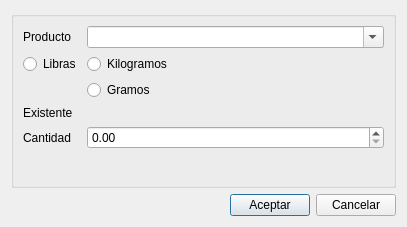
<?xml version="1.0" encoding="UTF-8"?>
<ui version="4.0">
 <class>form_mover</class>
 <widget class="QDialog" name="form_mover">
  <property name="geometry">
   <rect>
    <x>0</x>
    <y>0</y>
    <width>407</width>
    <height>227</height>
   </rect>
  </property>
  <property name="windowTitle">
   <string>Dialog</string>
  </property>
  <layout class="QGridLayout" name="gridLayout">
   <item row="0" column="0">
    <layout class="QVBoxLayout" name="verticalLayout">
     <item>
      <widget class="QGroupBox" name="groupBox">
       <property name="title">
        <string/>
       </property>
       <layout class="QFormLayout" name="formLayout">
        <item row="0" column="0">
         <widget class="QLabel" name="label">
          <property name="text">
           <string>Producto</string>
          </property>
         </widget>
        </item>
        <item row="0" column="1">
         <widget class="QComboBox" name="cb_product">
          <property name="editable">
           <bool>true</bool>
          </property>
         </widget>
        </item>
        <item row="6" column="0">
         <widget class="QLabel" name="label_3">
          <property name="text">
           <string>Cantidad</string>
          </property>
         </widget>
        </item>
        <item row="6" column="1">
         <widget class="QDoubleSpinBox" name="sb_cantidad">
          <property name="maximum">
           <double>1000000000.990000009536743</double>
          </property>
         </widget>
        </item>
        <item row="3" column="1">
         <widget class="QRadioButton" name="rb_gramos">
          <property name="text">
           <string>Gramos</string>
          </property>
         </widget>
        </item>
        <item row="5" column="0">
         <widget class="QLabel" name="l_existente">
          <property name="text">
           <string>Existente</string>
          </property>
         </widget>
        </item>
        <item row="1" column="0">
         <widget class="QRadioButton" name="rb_libras">
          <property name="text">
           <string>Libras</string>
          </property>
         </widget>
        </item>
        <item row="1" column="1">
         <widget class="QRadioButton" name="rb_kilogramos">
          <property name="text">
           <string>Kilogramos</string>
          </property>
         </widget>
        </item>
       </layout>
      </widget>
     </item>
     <item>
      <layout class="QHBoxLayout" name="horizontalLayout">
       <item>
        <spacer name="horizontalSpacer">
         <property name="orientation">
          <enum>Qt::Horizontal</enum>
         </property>
         <property name="sizeHint" stdset="0">
          <size>
           <width>40</width>
           <height>20</height>
          </size>
         </property>
        </spacer>
       </item>
       <item>
        <widget class="QPushButton" name="pb_accept">
         <property name="text">
          <string>Aceptar</string>
         </property>
        </widget>
       </item>
       <item>
        <widget class="QPushButton" name="pb_cancel">
         <property name="text">
          <string>Cancelar</string>
         </property>
        </widget>
       </item>
      </layout>
     </item>
    </layout>
   </item>
  </layout>
 </widget>
 <resources/>
 <connections/>
</ui>
